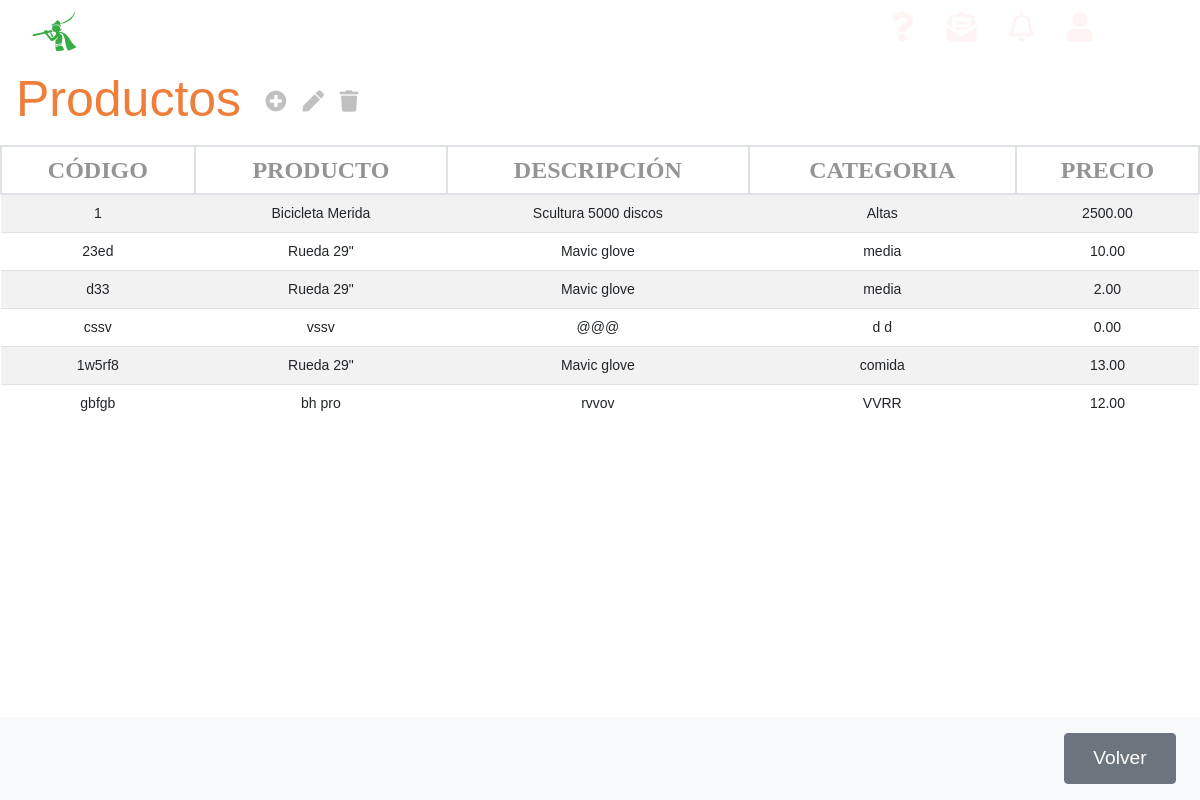
/appEntrega/productos/, run on an earlier commit of the app's database.
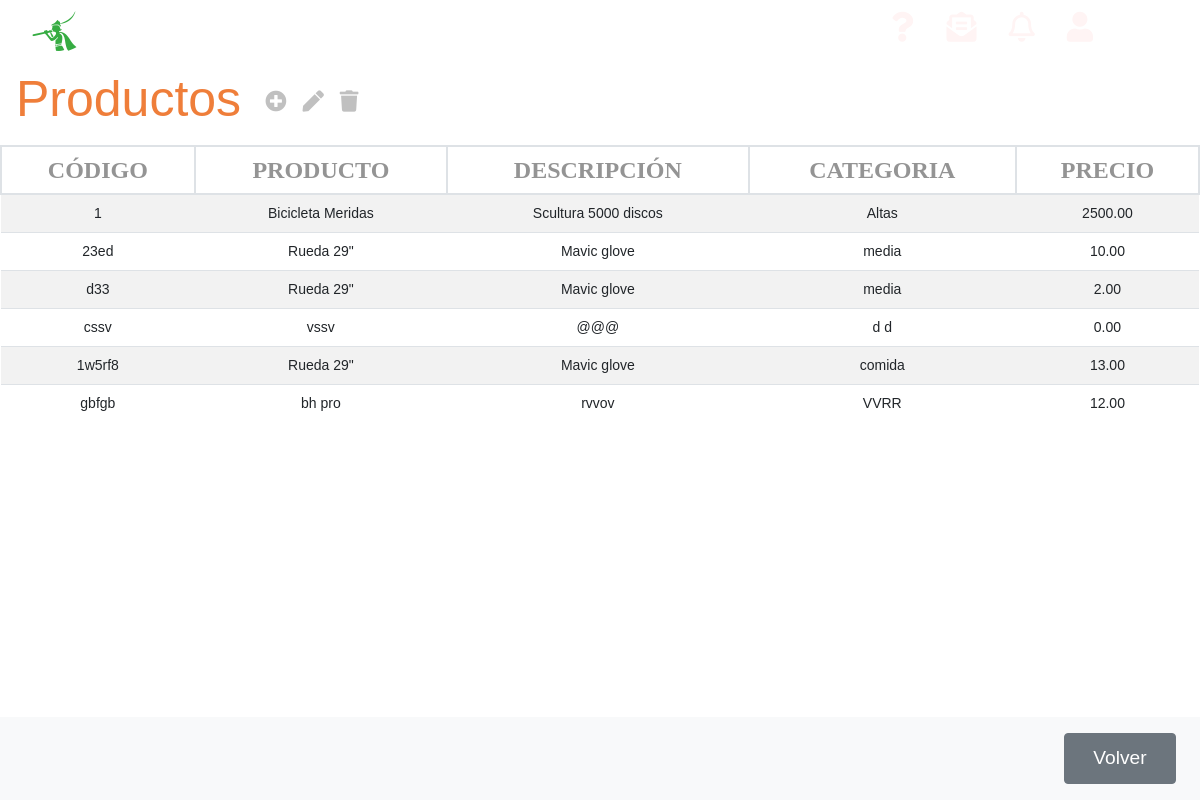
And on a later commit of the database.
### appEntrega/models.py (models this page shows, shortened)
class Producto(models.Model):
    producto_referencia = models.CharField(max_length=13, primary_key=True)
    producto_nombre = models.CharField(max_length=50)
    producto_descripcion = models.CharField(max_length=250)
    producto_categoria = models.CharField(max_length=50)
    producto_precio = models.DecimalField(max_digits=10, decimal_places=2, default=0)

### appEntrega/views.py (the view)
# urls.py: path('productos/', ProductoListView.as_view(), name='listaProducto'),
class ProductoListView(ListView):
    model = Producto
    template_name = 'listaProductos.html'
    context_object_name = 'lista_productos'

### appEntrega/templates/listaProductos.html
{% extends 'base.html' %}
{% block content %}
<div class="">
    <nav class="navbar navbar-light table-navbar">
        <h2 class="orange-color">Productos</h2>
        <ul class="navbar-nav mr-auto flex-row">
            <li class="nav-item m-0 ml-3">
                <i class="fas fa-plus-circle fa-lg c-grey"
                    onclick="location.href='http://127.0.0.1:8000/appEntrega/productos/nuevo/'"></i>
            </li>
            <li class="nav-item m-0">
                <i class="fas fa-pen fa-lg c-grey"></i>
            </li>
            <li class="nav-item m-0">
                <i class="fas fa-trash fa-lg c-grey"></i>
            </li>
        </ul>
    </nav>
</div>
<div class="row">
    <div class="col-md-12">
        <table class="table-deustronic table table-striped table-hover">
            <thead>
                <tr>
                    <th>CÓDIGO</th>
                    <th>PRODUCTO</th>
                    <th>DESCRIPCIÓN</th>
                    <th>CATEGORIA</th>
                    <th>PRECIO</th>
                </tr>
            </thead>
            <tbody>
                {% if lista_productos %}
                {% for producto in lista_productos %}
                <tr ondblclick="location.href='http://127.0.0.1:8000/appEntrega/productos/{{producto.pk}}/editar'">
                    <td>
                        {{producto.producto_referencia}}
                    </td>
                    <td>{{producto.producto_nombre}}</td>
                    <td>{{producto.producto_descripcion}}</td>
                    <td>{{producto.producto_categoria}}</td>
                    <td>{{producto.producto_precio}}</td>
                </tr>
                {% endfor %}
                {% else %}
                <tr>
                    <td colspan="5">
                        <p>No existen Componentes</p>
                    </td>
                </tr>
                {% endif %}
            </tbody>
        </table>
    </div>
</div>
<nav class="navbar navbar-light bg-light fixed-bottom">
    <div class="form-inline ml-auto">
        <button onclick="location.href='http://127.0.0.1:8000/appEntrega'" class="btn boton-nav btn-secondary m-2"
            type="button">Volver</button>
    </div>
</nav>
{% endblock %}

What changed in the data, as far as the page shows it:
changed Producto "Scultura 5000 discos": producto_nombre "Bicicleta Merida" → "Bicicleta Meridas"
